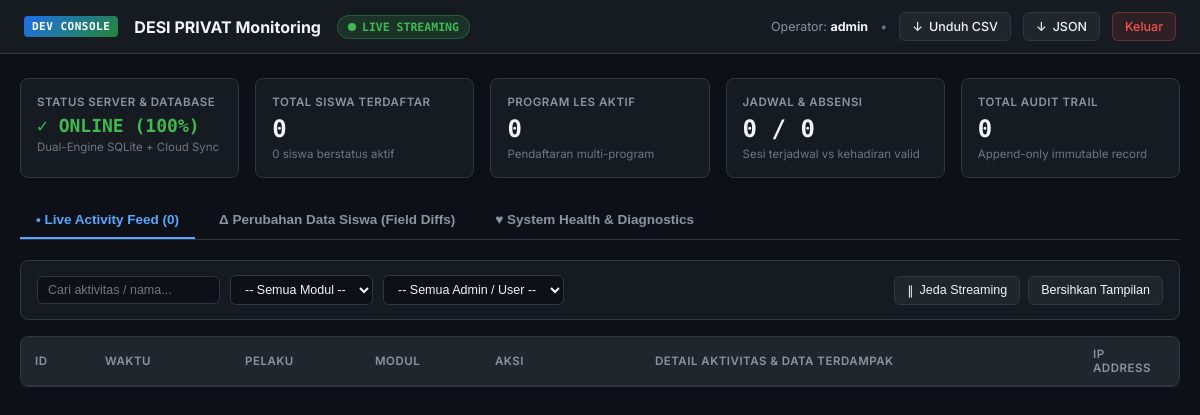
Page /developer/dashboard (signed in) on the earlier database version.
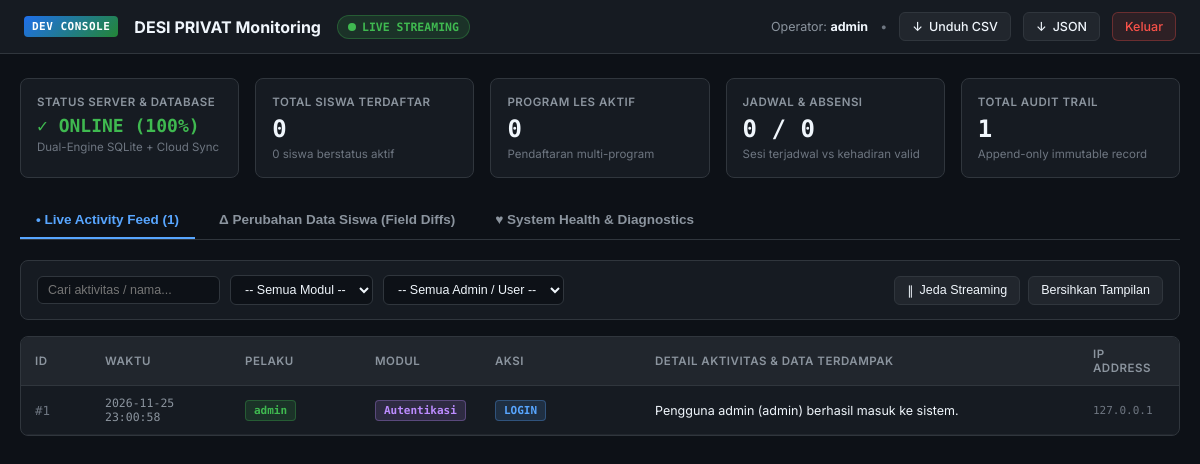
Same page on the later database version.
### tables this page shows
CREATE TABLE audit_logs (
    id INTEGER PRIMARY KEY AUTOINCREMENT,
    user_id INTEGER REFERENCES users(id) ON DELETE SET NULL,
    user_name TEXT,
    action_type TEXT NOT NULL,
    target_entity TEXT NOT NULL,
    target_id TEXT,
    details TEXT,
    ip_address TEXT,
    created_at DATETIME DEFAULT CURRENT_TIMESTAMP
, module_name TEXT, old_values TEXT, new_values TEXT, fields_changed TEXT, status_code INTEGER DEFAULT 200);

### routes/developer.py (the view)
@developer_bp.route("/")
@developer_bp.route("/dashboard")
@developer_required
def dashboard():
    st_count = query_db("SELECT COUNT(*) as c FROM students", one=True)["c"]
    st_active = query_db("SELECT COUNT(*) as c FROM students WHERE status = 'aktif'", one=True)["c"]
    parent_count = query_db("SELECT COUNT(*) as c FROM parents", one=True)["c"]
    prog_count = query_db("SELECT COUNT(*) as c FROM programs WHERE status = 'aktif'", one=True)["c"]
    sp_count = query_db("SELECT COUNT(*) as c FROM student_programs WHERE status = 'aktif'", one=True)["c"]
    sched_count = query_db("SELECT COUNT(*) as c FROM schedules", one=True)["c"]
    att_count = query_db("SELECT COUNT(*) as c FROM attendance", one=True)["c"]
    audit_count = query_db("SELECT COUNT(*) as c FROM audit_logs", one=True)["c"]
    integrity_status = "ok"
    try:
        conn = get_direct_connection()
        integrity_status = conn.execute("PRAGMA integrity_check").fetchone()[0]
        conn.close()
    except Exception as e:
        integrity_status = str(e)
    db_engine = "Supabase PostgreSQL" if is_postgres() else "Dual-Engine SQLite + Cloud Sync"
    admins = query_db("SELECT DISTINCT user_name FROM audit_logs WHERE user_name IS NOT NULL AND user_name != '' ORDER BY user_name ASC")
    modules = query_db("SELECT DISTINCT module_name FROM audit_logs WHERE module_name IS NOT NULL ORDER BY module_name ASC")
    recent_activities = get_audit_logs(limit=50)
    student_diffs = get_student_change_logs(limit=25)
    system_metrics = {
        "students_total": st_count,
        "students_active": st_active,
        "parents_total": parent_count,
        "programs_active": prog_count,
        "student_programs_active": sp_count,
        "schedules_total": sched_count,
        "attendances_total": att_count,
        "audit_logs_total": audit_count,
        "db_engine": db_engine,
        "db_integrity": integrity_status,
        "server_time": datetime.now().strftime("%Y-%m-%d %H:%M:%S")
    }
    return render_template(
        "developer/dashboard.html",
        metrics=system_metrics,
        admins=admins,
        modules=modules,
        activities=recent_activities,
        student_diffs=student_diffs,
        dev_user=session.get("developer_username", "developer"),
        login_time=session.get("developer_login_at", "-")
    )

### routes/developer.py (called while the page is built)
def developer_required(f):
    @wraps(f)
    def decorated_function(*args, **kwargs):
        if not session.get("is_developer"):
            if request.path.startswith("/developer/api/"):
                return jsonify({"error": "Akses ditolak. Diperlukan sesi developer yang valid."}), 403
            flash("Silakan masuk dengan akun developer untuk mengakses dashboard pemantauan.", "warning")
            return redirect(url_for("developer.login", next=request.url))
        return f(*args, **kwargs)
    return decorated_function

### services/audit_service.py (called while the page is built)
def get_student_change_logs(student_id=None, limit=50):
    query = """
        SELECT id, user_id, user_name, action_type, module_name, target_entity,
               target_id, details, old_values, new_values, fields_changed,
               status_code, ip_address, created_at
        FROM audit_logs
        WHERE (target_entity = 'students' OR target_entity = 'student_programs')
          AND fields_changed IS NOT NULL AND fields_changed != ''
    """
    args = []
    if student_id:
        query += " AND target_id = ?"
        args.append(str(student_id))
    query += " ORDER BY id DESC LIMIT ?"
    args.append(limit)
    return query_db(query, args)

### templates/developer/dashboard.html (shortened to what the changed rows need)
<!DOCTYPE html>
<html lang="id">
<head>
</head>
<body>
  <header class="topbar">
    <div class="topbar-right">
      <span style="color: var(--text-muted);">Operator: <strong style="color: var(--text-main);">{{ dev_user }}</strong></span>
    </div>
  </header>
  <div class="dashboard-container">
    <section class="metrics-grid">
      <div class="metric-card">
        <div class="metric-label">Total Audit Trail</div>
        <div class="metric-value" id="metricAuditCount">{{ metrics.audit_logs_total }}</div>
        <div class="metric-sub">Append-only immutable record</div>
      </div>
    </section>
    <nav class="tab-bar">
      <button class="tab-btn active" onclick="switchTab('liveFeedTab', this)">
        <span>&bull;</span> Live Activity Feed (<span id="feedCount">{{ activities|length }}</span>)
      </button>
    </nav>
    <div id="liveFeedTab" class="tab-content active">
      <div class="table-container">
        <table class="dev-table" id="activitiesTable">
          <thead>
            <tr>
              <th style="width: 70px;">ID</th>
              <th style="width: 140px;">Waktu</th>
              <th style="width: 130px;">Pelaku</th>
              <th style="width: 120px;">Modul</th>
              <th style="width: 160px;">Aksi</th>
              <th>Detail Aktivitas & Data Terdampak</th>
              <th style="width: 100px;">IP Address</th>
            </tr>
          </thead>
          <tbody id="activitiesBody">
            {% for act in activities %}
            <tr data-module="{{ act.module_name or '' }}" data-user="{{ act.user_name or '' }}" data-text="{{ act.details or '' }}">
              <td style="font-family: var(--code-font); color: var(--text-dim);">#{{ act.id }}</td>
              <td style="font-family: var(--code-font); font-size: 11.5px; color: var(--text-muted);">{{ act.created_at }}</td>
              <td><span class="badge badge-admin">{{ act.user_name or 'system' }}</span></td>
              <td><span class="badge badge-module">{{ act.module_name or 'Operasional' }}</span></td>
              <td><span class="badge badge-action">{{ act.action_type }}</span></td>
              <td>
                <div>{{ act.details }}</div>
              </td>
              <td style="font-family: var(--code-font); font-size: 11px; color: var(--text-dim);">{{ act.ip_address or '-' }}</td>
            </tr>
            {% endfor %}
          </tbody>
        </table>
      </div>
    </div>
  </div>
</body>
</html>

Differences in the rows shown:
added audit_logs: user_name "admin", id "1", created_at "2026-11-25 23:00:58", module_name "Autentikasi", action_type "LOGIN", details "Pengguna admin (admin) berhasil masuk ke sistem.", ip_address "127.0.0.1"
Other differences:
{{ metrics.audit_logs_total }}: "0" → "1"
{{ activities|length }}: "0" → "1"
{{ dev_user }}: "admin" → (not shown)
